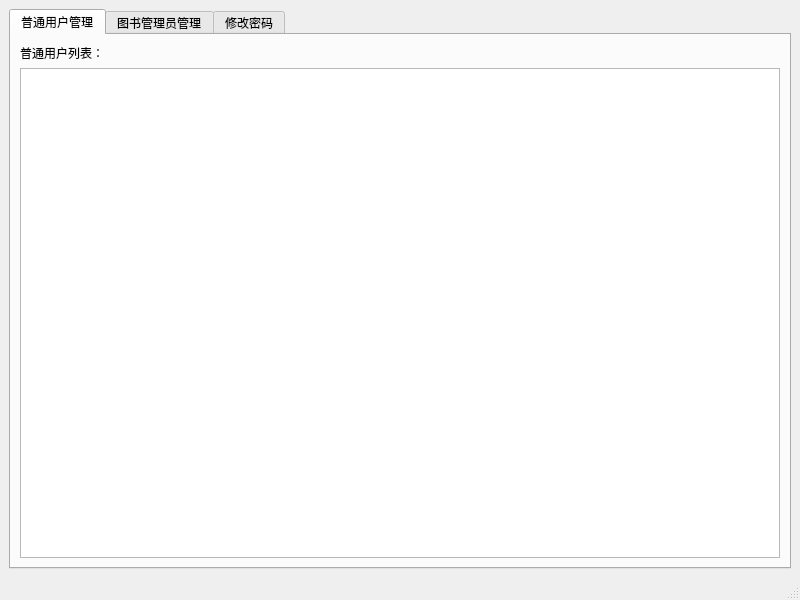
<?xml version="1.0" encoding="UTF-8"?>
<ui version="4.0">
 <class>AdminInterface</class>
 <widget class="QMainWindow" name="AdminInterface">
  <property name="geometry">
   <rect>
    <x>0</x>
    <y>0</y>
    <width>800</width>
    <height>600</height>
   </rect>
  </property>
  <property name="windowTitle">
   <string>MainWindow</string>
  </property>
  <widget class="QWidget" name="centralwidget">
   <layout class="QGridLayout" name="gridLayout">
    <item row="0" column="0">
     <widget class="QTabWidget" name="tabWidget">
      <property name="currentIndex">
       <number>0</number>
      </property>
      <widget class="QWidget" name="tab">
       <attribute name="title">
        <string>普通用户管理</string>
       </attribute>
       <layout class="QGridLayout" name="gridLayout_3">
        <item row="0" column="0">
         <widget class="QLabel" name="label_3">
          <property name="text">
           <string>普通用户列表：</string>
          </property>
         </widget>
        </item>
        <item row="1" column="0">
         <widget class="QListWidget" name="listWidget"/>
        </item>
       </layout>
      </widget>
      <widget class="QWidget" name="tab_2">
       <attribute name="title">
        <string>图书管理员管理</string>
       </attribute>
       <layout class="QGridLayout" name="gridLayout_4">
        <item row="0" column="0">
         <widget class="QLabel" name="label_4">
          <property name="text">
           <string>图书管理员列表：</string>
          </property>
         </widget>
        </item>
        <item row="1" column="0">
         <widget class="QListWidget" name="listWidget_2"/>
        </item>
       </layout>
      </widget>
      <widget class="QWidget" name="tab_3">
       <attribute name="title">
        <string>修改密码</string>
       </attribute>
       <layout class="QGridLayout" name="gridLayout_2">
        <item row="0" column="1">
         <layout class="QVBoxLayout" name="verticalLayout">
          <item>
           <spacer name="verticalSpacer">
            <property name="orientation">
             <enum>Qt::Vertical</enum>
            </property>
            <property name="sizeHint" stdset="0">
             <size>
              <width>20</width>
              <height>40</height>
             </size>
            </property>
           </spacer>
          </item>
          <item>
           <layout class="QHBoxLayout" name="horizontalLayout">
            <item>
             <widget class="QLabel" name="label">
              <property name="text">
               <string>旧密码：</string>
              </property>
             </widget>
            </item>
            <item>
             <widget class="QLineEdit" name="lineEdit"/>
            </item>
           </layout>
          </item>
          <item>
           <layout class="QHBoxLayout" name="horizontalLayout_2">
            <item>
             <widget class="QLabel" name="label_2">
              <property name="text">
               <string>新密码：</string>
              </property>
             </widget>
            </item>
            <item>
             <widget class="QLineEdit" name="lineEdit_2"/>
            </item>
           </layout>
          </item>
          <item>
           <layout class="QHBoxLayout" name="horizontalLayout_3">
            <item>
             <spacer name="horizontalSpacer">
              <property name="orientation">
               <enum>Qt::Horizontal</enum>
              </property>
              <property name="sizeHint" stdset="0">
               <size>
                <width>40</width>
                <height>20</height>
               </size>
              </property>
             </spacer>
            </item>
            <item>
             <widget class="QPushButton" name="pushButton">
              <property name="text">
               <string>确认修改</string>
              </property>
             </widget>
            </item>
           </layout>
          </item>
          <item>
           <spacer name="verticalSpacer_2">
            <property name="orientation">
             <enum>Qt::Vertical</enum>
            </property>
            <property name="sizeHint" stdset="0">
             <size>
              <width>20</width>
              <height>40</height>
             </size>
            </property>
           </spacer>
          </item>
         </layout>
        </item>
        <item row="0" column="0">
         <spacer name="horizontalSpacer_2">
          <property name="orientation">
           <enum>Qt::Horizontal</enum>
          </property>
          <property name="sizeHint" stdset="0">
           <size>
            <width>40</width>
            <height>20</height>
           </size>
          </property>
         </spacer>
        </item>
        <item row="0" column="2">
         <spacer name="horizontalSpacer_3">
          <property name="orientation">
           <enum>Qt::Horizontal</enum>
          </property>
          <property name="sizeHint" stdset="0">
           <size>
            <width>40</width>
            <height>20</height>
           </size>
          </property>
         </spacer>
        </item>
       </layout>
      </widget>
     </widget>
    </item>
   </layout>
  </widget>
  <widget class="QMenuBar" name="menubar">
   <property name="geometry">
    <rect>
     <x>0</x>
     <y>0</y>
     <width>800</width>
     <height>25</height>
    </rect>
   </property>
  </widget>
  <widget class="QStatusBar" name="statusbar"/>
 </widget>
 <resources/>
 <connections/>
</ui>
